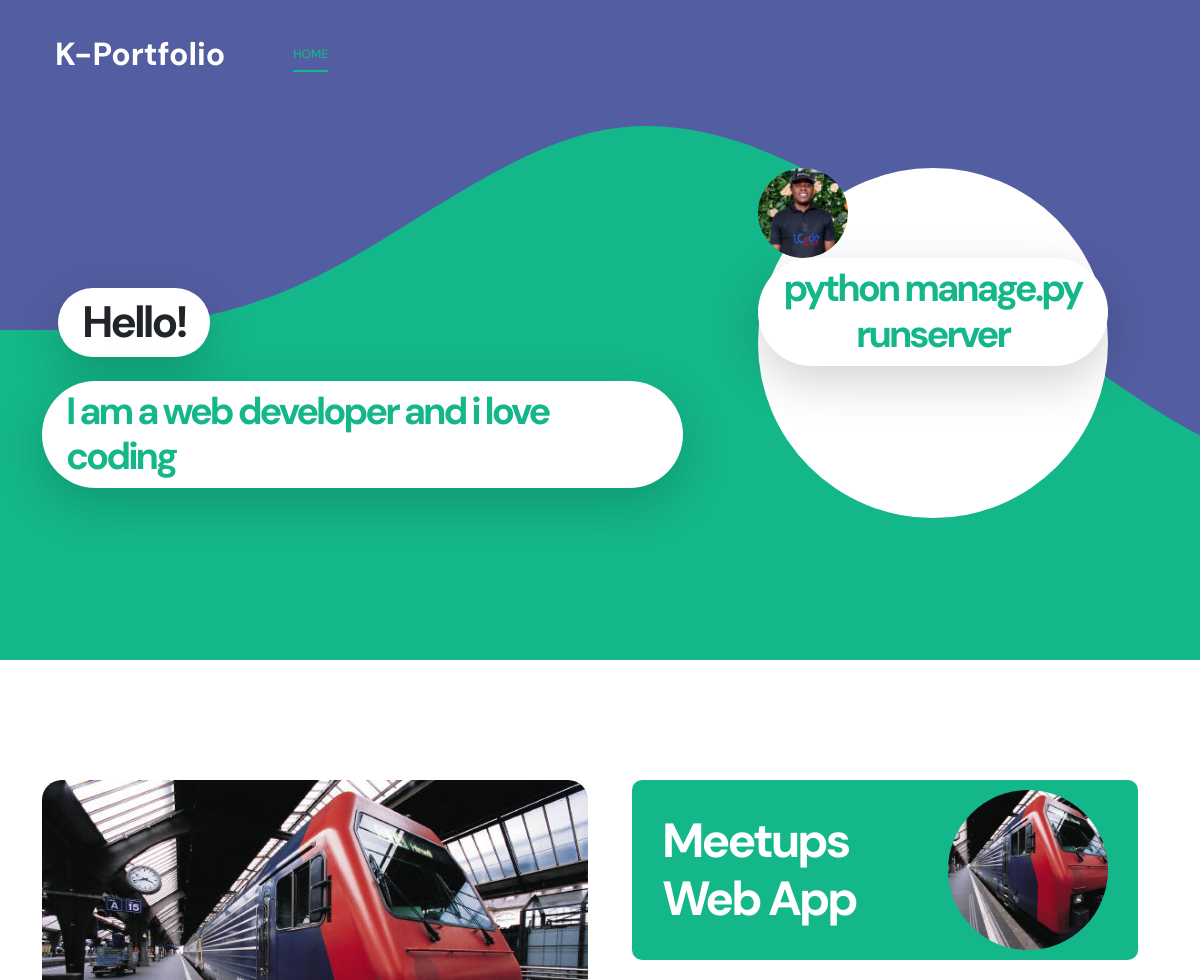
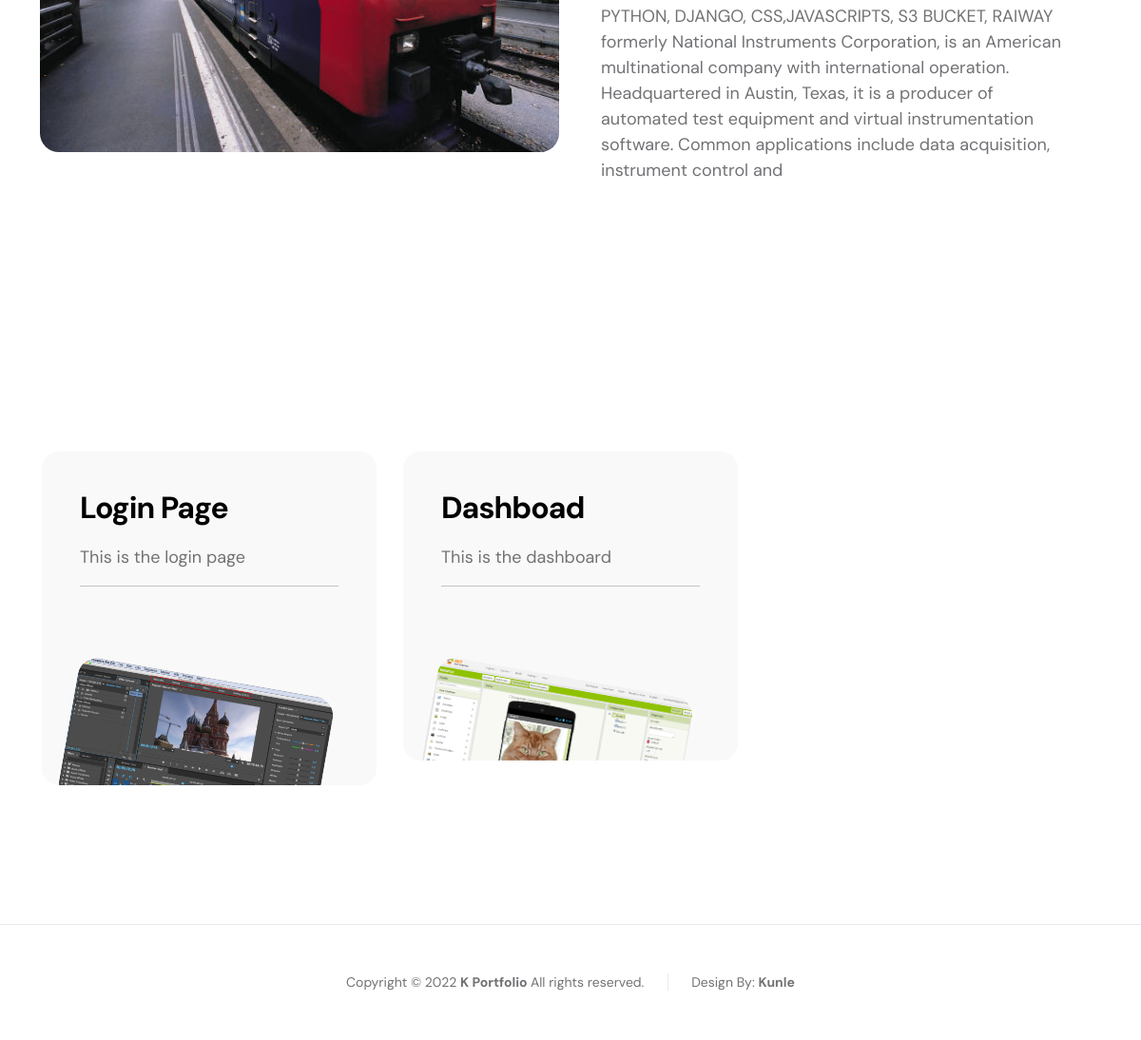
/projects/meetups-web-app, run on the app's committed database (2 pictures, top to bottom).
### portfolio/models.py (models this page shows, shortened)
class Project(models.Model):
    user=models.ForeignKey(myUser,  on_delete=models.CASCADE, null=True, blank=True)
    name=models.CharField(max_length=100, null=False, blank=False)
    description=models.TextField()
    category=models.ForeignKey(Category, on_delete=models.CASCADE, null=False, blank=False)
    image=models.ImageField(upload_to='project_images')
    slug=models.SlugField(unique=True)
    project_link=models.CharField(max_length=200, null=True, blank=True)
    github_link=models.CharField(max_length=200, null=True, blank=True)

class Project_upload(models.Model):
    user=models.ForeignKey(myUser,  on_delete=models.CASCADE, null=True, blank=True)
    title=models.CharField(max_length=100, null=False, blank=False)
    description=models.TextField()
    category=models.ForeignKey(Category, on_delete=models.CASCADE, null=False, blank=False)
    image=models.ImageField(upload_to='project_images')

### portfolio/views.py (the view)
# urls.py: path('projects/<str:portfolio_slug>', views.project_view, name='project-view'),
def project_view(request, portfolio_slug):
    project=Project.objects.get(slug=portfolio_slug)
    more_images=Project_upload.objects.filter(category=project.category.id)
    context={'project':project, 'images':more_images}
    return render(request, 'portfolio/project_view.html' , context)

### portfolio/templates/portfolio/project_view.html (shortened to what this page needs)
{% extends 'portfolio/main.html' %}
{%load static%}
{%block menu%}
<div class="collapse navbar-collapse" id="navbarNav">
    <ul class="navbar-nav ms-lg-5">
        <li class="nav-item">
            <a class="nav-link " href="{%url 'home'%}">Home</a>
        </li>
    </ul>
</div>
{%endblock%}
{% block about %}
<section class="about section-padding" id="section_2">
    <div class="container">
        <div class="row">
            <div class="col-lg-6 col-12">
                <img src="{{project.image.url}}" class="about-image img-fluid" alt="">
            </div>
            <div class="col-lg-6 col-12 mt-5 mt-lg-0">
                <div class="about-thumb">
                    <div class="section-title-wrap d-flex justify-content-end align-items-center mb-4">
                        <h2 class="text-white me-4 mb-0">{{project.name}}</h2>
                        <img src="{{project.image.url}}" class="avatar-image img-fluid" alt="">
                    </div>
                    <p>{{project.description |urlize}}</p>
                </div>
            </div>
        </div>
    </div>
</section>
{%endblock%}
{% block project %}
<section class="projects section-padding" id="section_4">
    <div class="container">
        <div class="row">
            {% for image in images%}
            <div class="col-lg-4 col-md-6 col-12">
                <div class="projects-thumb">
                    <div class="projects-info">
                        <h4 class="projects-title">{{image.title}}</h4>
                        <p >{{image.description | linebreaks| truncatewords:15}}</p>
                    </div>
                            <hr>
                    <a href="{{image.image.url}}" class="popup-image">
                        <img src="{{image.image.url}}" class="projects-image img-fluid" alt="">
                    </a>
                </div>
            </div>
                {% endfor %}
        </div>
    </div>
</section>
{% endblock %}

### portfolio/templates/portfolio/main.html (shortened to what this page needs)
{%load static %}
<!doctype html>
<html lang="en">
    <head>
        <link href="{% static 'portfolio/css/bootstrap.min.css' %}" rel="stylesheet">
        <link href="{% static 'portfolio/css/bootstrap-icons.css' %}" rel="stylesheet">
        <link href="{% static 'portfolio/css/magnific-popup.css' %}" rel="stylesheet">
        <link href="{% static  'portfolio/css/templatemo-first-portfolio-style.css' %}" rel="stylesheet">
    </head>
    <body>
        <nav class="navbar navbar-expand-lg">
            <div class="container">
                <a href="{%url 'home' %}" class="navbar-brand mx-auto mx-lg-0">K-Portfolio</a>
{%block menu%}{%endblock%}
            </div>
        </nav>
        <main>
            <section class="hero d-flex justify-content-center align-items-center" id="section_1">
                <div class="container">
                    <div class="row">
                        <div class="col-lg-7 col-12">
                            <div class="hero-text">
                                <div class="hero-title-wrap d-flex align-items-center mb-4">
                                    <h1 class="hero-title ms-3 mb-0">Hello!</h1>
                                </div>
                                <h2 class="mb-4">I am a  web developer and i love coding</h2>
                            </div>
                        </div>
                        <div class="col-lg-5 col-12 position-relative">
                            <div class="hero-image-wrap ">  <img src="{% static  'portfolio/images/passport.jpg'%}" class="avatar-image avatar-image-large img-fluid" alt=""><center><h2> python manage.py runserver</h2></center></div>
                        </div>
                    </div>
                </div>
            </section>
{%block about%}{%endblock%}
{% block project %}{% endblock project %}
        </main>
        <footer class="site-footer">
            <div class="container">
                <div class="row">
                    <div class="col-lg-12 col-12">
                        <div class="copyright-text-wrap">
                            <p class="mb-0">
                                <span class="copyright-text">Copyright © 2022 <a href="#">K Portfolio </a> All rights reserved.</span>
                                Design By:
                                <a rel="sponsored" href="#" >Kunle</a>
                            </p>
                        </div>
                    </div>
                </div>
            </div>
        </footer>
    </body>
</html>

### data on the page
Project: image (picture), name "Meetups Web App", description "PYTHON, DJANGO, CSS,JAVASCRIPTS, S3 BUCKET, RAIWAY formerly National Instruments Corporation, is an American multinational company with international operation. Headquartered in Austin, Texas, it is a producer of automated test equipment and virtual instrumentation software. Common applications include data acquisition, instrument control and"
Project_upload: title "Login Page", description "This is the login page", image (picture)
Project_upload: title "Dashboad", description "This is the dashboard", image (picture)
